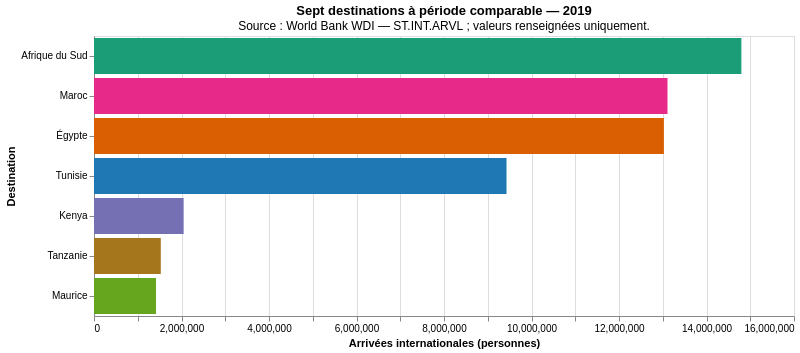

Notebook code cell kept with this figure:
### Markdown cell above
### 4.2 Comparaison des 7 destinations

**Question :** quels volumes observe-t-on lors de la dernière année réellement commune ? L'année est calculée par intersection des années renseignées. Le rang porte uniquement sur les sept valeurs de cette année ; les ex æquo éventuels reçoivent le même rang.

### Code cell
arrival_year_sets = [
    set(arrivals_available.loc[arrivals_available["destination"].eq(d), "year"])
    for d in DESTINATIONS
]
arrival_common_years = set.intersection(*arrival_year_sets)
assert arrival_common_years, "Aucune année commune : classement impossible."
arrival_common_year = int(max(arrival_common_years))
arrival_comparison = arrivals_available.loc[
    arrivals_available["year"].eq(arrival_common_year), ["destination", "value"]
].rename(columns={"value": "arrivees"}).copy()
assert len(arrival_comparison) == len(DESTINATIONS)
assert arrival_comparison["destination"].nunique() == len(DESTINATIONS)
arrival_comparison["rang"] = arrival_comparison["arrivees"].rank(method="min", ascending=False).astype(int)
arrival_comparison = arrival_comparison.sort_values(["rang", "destination"]).reset_index(drop=True)
display(Markdown(f"**Année commune calculée : {arrival_common_year}.**"))
show_arrivals_table(arrival_comparison, counts=["arrivees"])
comparison_chart = alt.Chart(arrival_comparison).mark_bar().encode(
    y=alt.Y("destination:N", title="Destination", sort="-x"),
    x=alt.X("arrivees:Q", title="Arrivées internationales (personnes)", axis=alt.Axis(format=",.0f")),
    color=alt.Color("destination:N", scale=arrival_colors, legend=None),
    tooltip=[alt.Tooltip("destination:N", title="Destination"), alt.Tooltip("arrivees:Q", title="Arrivées", format=",.0f"), alt.Tooltip("rang:Q", title="Rang", format="d")],
).properties(width=700, height=280, title=alt.Title(
    f"Sept destinations à période comparable — {arrival_common_year}", subtitle=arrival_source_note,
))
arrival_charts.append(comparison_chart)
display(comparison_chart)

### Figure 1 — Vega-Lite specification as saved in the notebook (floating-point values rounded to 4 significant figures)
{"config": {"view": {"continuousWidth": 300, "continuousHeight": 300}}, "data": {"name": "data-6c6d8edc3a4ca66897642f94448115a5"}, "mark": {"type": "bar"}, "encoding": {"color": {"field": "destination", "legend": null, "scale": {"domain": ["Afrique du Sud", "Égypte", "Kenya", "Maroc", "Maurice", "Tanzanie", "Tunisie"], "range": ["#1b9e77", "#d95f02", "#7570b3", "#e7298a", "#66a61e", "#a6761d", "#1f78b4"]}, "type": "nominal"}, "tooltip": [{"field": "destination", "title": "Destination", "type": "nominal"}, {"field": "arrivees", "format": ",.0f", "title": "Arrivées", "type": "quantitative"}, {"field": "rang", "format": "d", "title": "Rang", "type": "quantitative"}], "x": {"axis": {"format": ",.0f"}, "field": "arrivees", "title": "Arrivées internationales (personnes)", "type": "quantitative"}, "y": {"field": "destination", "sort": "-x", "title": "Destination", "type": "nominal"}}, "height": 280, "title": {"text": "Sept destinations à période comparable — 2019", "subtitle": "Source : World Bank WDI — ST.INT.ARVL ; valeurs renseignées uniquement."}, "width": 700, "$schema": "https://vega.github.io/schema/vega-lite/v6.1.0.json", "datasets": {"data-6c6d8edc3a4ca66897642f94448115a5": [{"destination": "Afrique du Sud", "arrivees": 14800000.0, "rang": 1}, {"destination": "Maroc", "arrivees": 13110000.0, "rang": 2}, {"destination": "Égypte", "arrivees": 13030000.0, "rang": 3}, {"destination": "Tunisie", "arrivees": 9429000.0, "rang": 4}, {"destination": "Kenya", "arrivees": 2049000.0, "rang": 5}, {"destination": "Tanzanie", "arrivees": 1527000.0, "rang": 6}, {"destination": "Maurice", "arrivees": 1418000.0, "rang": 7}]}}
